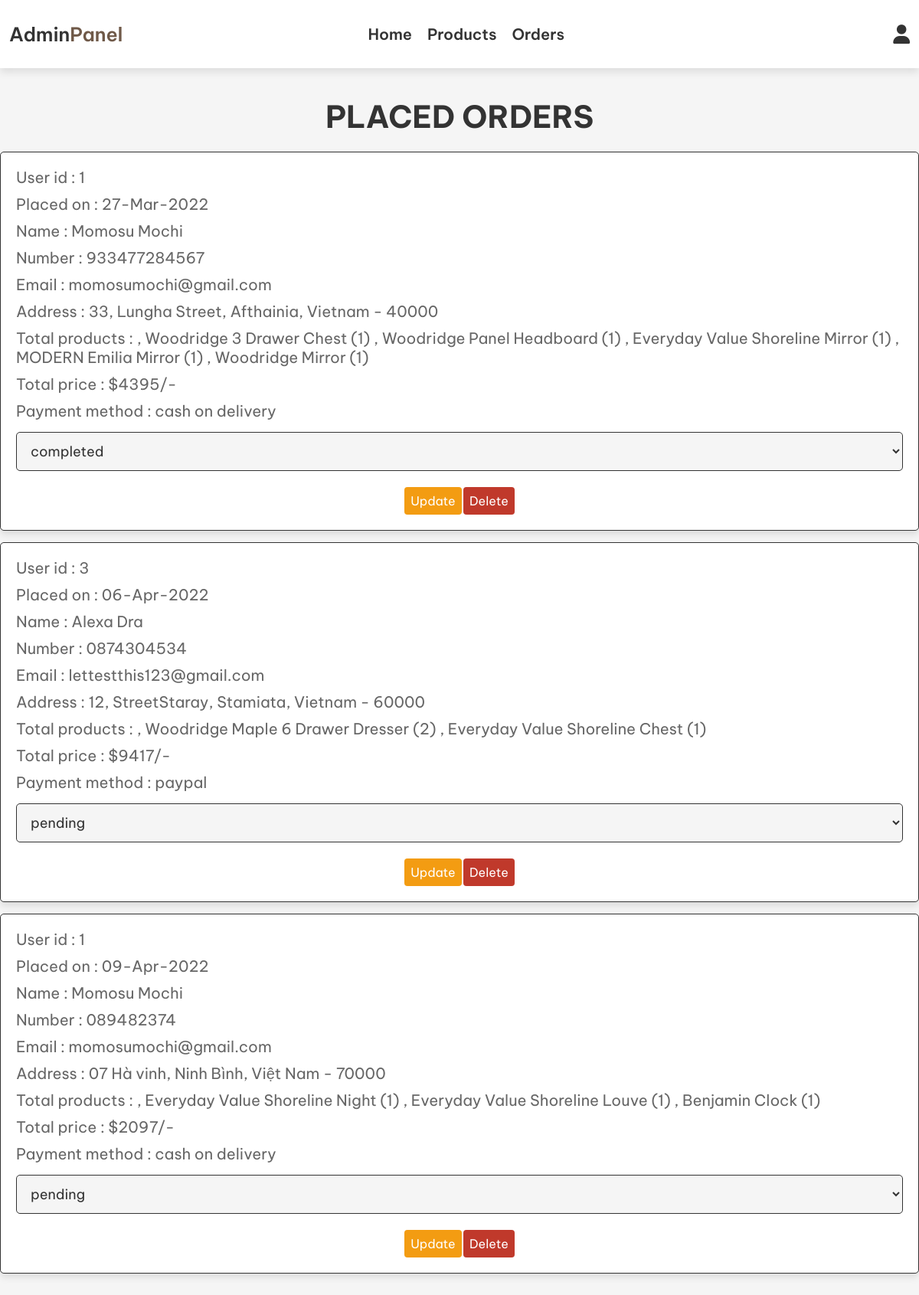
Screenshot of /admin_orders.php (signed in) with the database file from the repository.
### tables this page shows
CREATE TABLE `orders` (
  `id` int(2) NOT NULL,
  `user_id` int(2) NOT NULL,
  `name` varchar(30) NOT NULL,
  `number` varchar(12) NOT NULL,
  `email` varchar(30) NOT NULL,
  `method` varchar(20) NOT NULL,
  `address` varchar(50) NOT NULL,
  `total_products` varchar(200) NOT NULL,
  `total_price` int(6) NOT NULL,
  `placed_on` varchar(15) NOT NULL,
  `payment_status` varchar(10) NOT NULL DEFAULT 'pending'
);

### admin_orders.php (the view, shortened to what this page needs)
<?php
include 'config.php';
?>
<!DOCTYPE html>
<html lang="en">
<head>
   <link rel="stylesheet" href="https://cdnjs.cloudflare.com/ajax/libs/font-awesome/6.0.0/css/all.min.css">
   <link rel="stylesheet" href="./css/style.css" />
   <link rel="stylesheet" href="./css/base.css" />
   <link rel="stylesheet" href="./css/admin_style.css" />
</head>
<body>
   <?php include 'admin_header.php'; ?>
   <div class="orders">
      <h1 class="title">placed orders</h1>
      <div class="box-container">
         <?php
         $select_orders = mysqli_query($conn, "SELECT * FROM `orders`") or die('query failed');
         if (mysqli_num_rows($select_orders) > 0) {
            while ($fetch_orders = mysqli_fetch_assoc($select_orders)) {
         ?>
               <div class="box">
                  <p> User id : <span><?php echo $fetch_orders['user_id']; ?></span> </p>
                  <p> Placed on : <span><?php echo $fetch_orders['placed_on']; ?></span> </p>
                  <p> Name : <span><?php echo $fetch_orders['name']; ?></span> </p>
                  <p> Number : <span><?php echo $fetch_orders['number']; ?></span> </p>
                  <p> Email : <span><?php echo $fetch_orders['email']; ?></span> </p>
                  <p> Address : <span><?php echo $fetch_orders['address']; ?></span> </p>
                  <p> Total products : <span><?php echo $fetch_orders['total_products']; ?></span> </p>
                  <p> Total price : <span>$<?php echo $fetch_orders['total_price']; ?>/-</span> </p>
                  <p> Payment method : <span><?php echo $fetch_orders['method']; ?></span> </p>
                  <form action="" method="post">
                     <select name="update_payment">
                        <option value="" selected disabled><?php echo $fetch_orders['payment_status']; ?></option>
                     </select>
                     <input type="submit" value="update" name="update_order" class="option-btn">
                     <a href="admin_orders.php?delete=<?php echo $fetch_orders['id']; ?>" onclick="return confirm('Delete this order?');" class="delete-btn">Delete</a>
                  </form>
               </div>
         <?php
            }
         } else {
            echo '<p class="empty"></p>';
         }
         ?>
      </div>
   </div>
</body>
</html>

### css/style.css (style rules this page uses)
.btn, .option-btn, .delete-btn { display: inline-block; margin-top: 16px; padding: 8px; cursor: pointer; color: #fff; background-color: var(--secondary); font-size: 16px; border-radius: 4px; text-transform: capitalize; }
.option-btn { background-color: #f3a683 !important; border: none; }
.delete-btn { background-color: #c0392b !important; }

### css/base.css (style rules this page uses)
:root { --primary: #6f5948; --secondary: #b99b85; --red:#c0392b; --black:#333; --white:#fff; --light-color:#666; --light-white:#ccc; --light-bg:#f5f5f5; --border:.1rem solid var(--black); --box-shadow:0 .5rem 1rem rgba(0,0,0,.1); }
* { padding: 0; margin: 0; box-sizing: border-box; }
html { font-family: "Be Vietnam Pro", sans-serif; font-size: 16px; scroll-behavior: smooth; }
a { text-decoration: none; }

### css/admin_style.css (style rules this page uses)
:root { --red: #c0392b; --black: #333; --white: #fff; --light-color: #666; --light-white: #ccc; --light-bg: #f5f5f5; --border: 0.1rem solid var(--black); --box-shadow: 0 0.5rem 1rem rgba(0, 0, 0, 0.1); }
* { font-family: "Be Vietnam Pro", sans-serif; margin: 0; padding: 0; box-sizing: border-box; outline: none; border: none; text-decoration: none; transition: all 0.2s linear; }
html { font-size: 62.5%; overflow-x: hidden; }
body { background-color: var(--light-bg); }
.btn, .option-btn, .delete-btn { display: inline-block; margin-top: 16px; padding: 8px; cursor: pointer; color: #fff; background-color: var(--secondary); font-size: 16px; border-radius: 4px; text-transform: capitalize; }
.option-btn { background-color: #f39c12 !important; }
.delete-btn { background-color: #c0392b !important; }
.title { text-align: center; margin-bottom: 2rem; text-transform: uppercase; color: var(--black); font-size: 4rem; }
.orders { margin: 3.8rem 0; }
.orders .box-container { display: grid; grid-template-columns: repeat(auto-fit, 4); justify-content: center; gap: 1.5rem; max-width: 1200px; margin: 0 auto; align-items: flex-start; }
.orders .box-container .box { background-color: var(--white); padding: 2rem; border: var(--border); box-shadow: var(--box-shadow); border-radius: 0.5rem; }
.orders .box-container .box p { padding-bottom: 1rem; font-size: 2rem; color: var(--light-color); }
.orders .box-container .box p span { color: var(--purple); }
.orders .box-container .box form { text-align: center; }
.orders .box-container .box form select { border-radius: 0.5rem; margin: 0.5rem 0; width: 100%; background-color: var(--light-bg); border: var(--border); padding: 1.2rem 1.4rem; font-size: 1.8rem; color: var(--black); }

### rows the page displays
orders: user "1", placed_on "27-Mar-2022", name "Momosu Mochi", number "933477284567", email "momosumochi@gmail.com", address "33, Lungha Street, Afthainia, Vietnam - 40000", total_products ", Woodridge 3 Drawer Chest (1) , Woodridge Panel Headboard (1) , Everyday Value Shoreline Mirror (1) , MODERN Emilia Mirror (1) , Woodridge Mirror (1)", total_price "4395", method "cash on delivery", update_payment "completed"
orders: user "3", placed_on "06-Apr-2022", name "Alexa Dra", number "0874304534", email "lettestthis123@gmail.com", address "12, StreetStaray, Stamiata, Vietnam - 60000", total_products ", Woodridge Maple 6 Drawer Dresser (2) , Everyday Value Shoreline Chest (1)", total_price "9417", method "paypal", update_payment "pending"
orders: user "1", placed_on "09-Apr-2022", name "Momosu Mochi", number "089482374", email "momosumochi@gmail.com", address "07 Hà vinh, Ninh Bình, Việt Nam - 70000", total_products ", Everyday Value Shoreline Night (1) , Everyday Value Shoreline Louve (1) , Benjamin Clock (1)", total_price "2097", method "cash on delivery", update_payment "pending"
